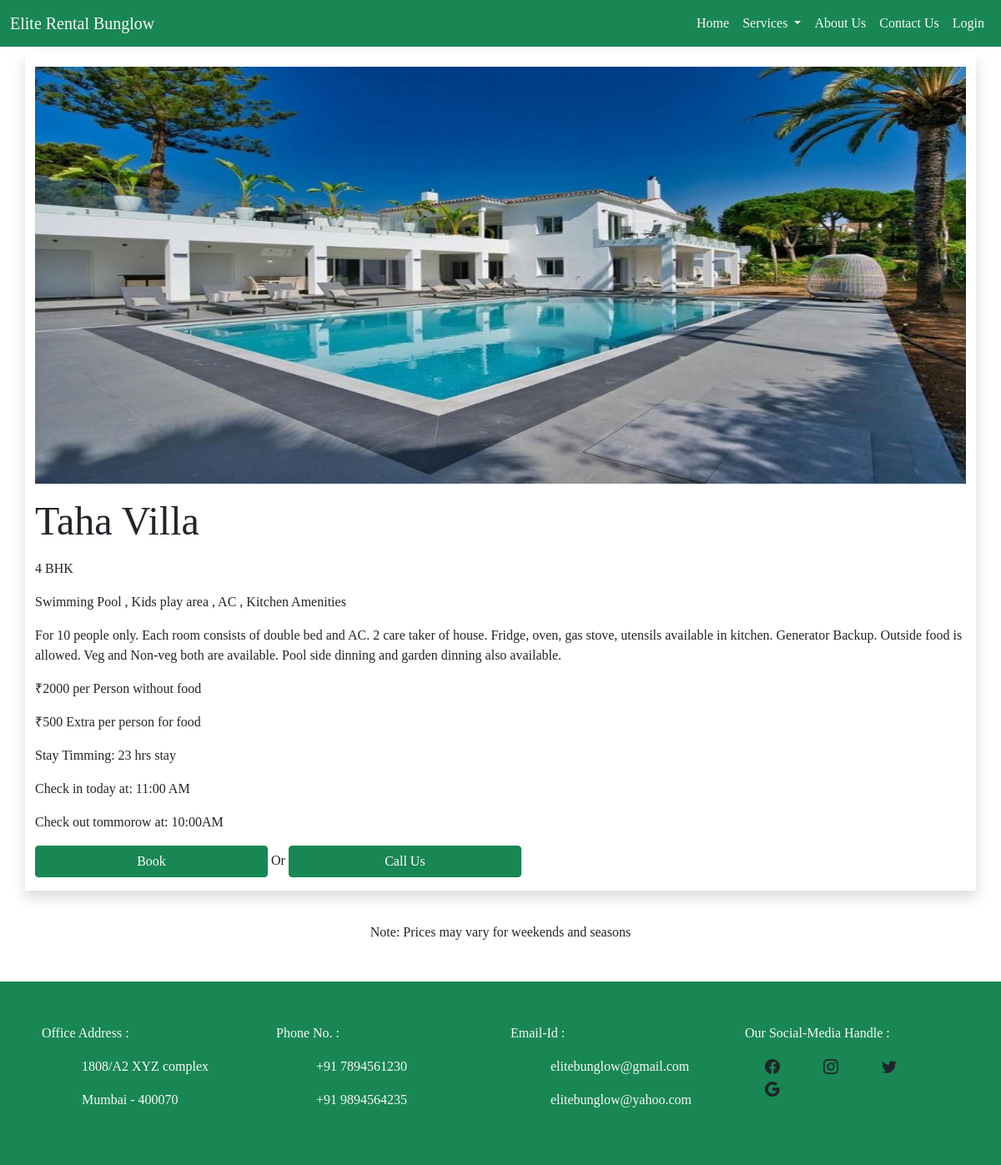
Screenshot of /bunglow_details/1 with the database file from the repository.
### MA/models.py (models this page shows, shortened)
class BunglowModel(models.Model):
    bunglow_name = models.CharField(max_length = 100)
    room_size = models.CharField(max_length = 100)
    amenites = models.CharField(max_length = 100)
    images = models.FileField(upload_to = 'Bunglow_Images/')
    location = models.ForeignKey(DisplayLocation,on_delete = models.CASCADE)
    desc = models.TextField()
    price = models.PositiveIntegerField()
    check_in = models.CharField(max_length = 50)
    check_out = models.CharField(max_length = 50)
    address = models.CharField(max_length = 100)

### MA/views.py (the view)
# urls.py: path('bunglow_details/<int:pk>',views.bunglow_details,name='bunglow_details'),
def bunglow_details(request,pk):
    id = BunglowModel.objects.get(id = pk)
    context = {'id':id}
    return render(request,'details.html',context)

### templates/details.html
{% extends 'base.html' %}
{% load static %}
{% block content %}
    <div class="container">
        <div class="row shadow mt-2">
            <div class="col-12 text-center my-3">
                <img src="{{ id.images.url }}" alt="" width="100%" height="500px">
            </div>
            <div class="col-12 mb-3">
                <p class="display-5">{{id.bunglow_name}}</p>
                <p>{{id.room_size}}</p>
                <p>{{id.amenites}}</p>
                <p>{{id.desc}}</p>
                <p>₹{{id.price}} per Person without food</p>
                <p>₹500 Extra per person for food</p>
                <p>Stay Timming: 23 hrs stay</p>
                <p>Check in today at: {{id.check_in}}</p>
                <p>Check out tommorow at: {{id.check_out}}</p>
                <a href="#" class="btn btn-success w-25">Book</a><span> Or </span><a href="#" class="btn btn-success w-25">Call Us</a>
            </div>
        </div>
    </div>
{% endblock content %}

### templates/base.html (style rules this page uses)
body { font-family:cursive; margin: 0px; }

### rows the page displays
BunglowModel: images (picture), bunglow_name "Taha Villa", room_size "4 BHK", amenites "Swimming Pool , Kids play area , AC , Kitchen Amenities", desc "For 10 people only. Each room consists of double bed and AC. 2 care taker of house. Fridge, oven, gas stove, utensils available in kitchen. Generator Backup. Outside food is allowed. Veg and Non-veg both are available. Pool side dinning and garden dinning also available.", price "2000", check_in "11:00 AM", check_out "10:00AM"
